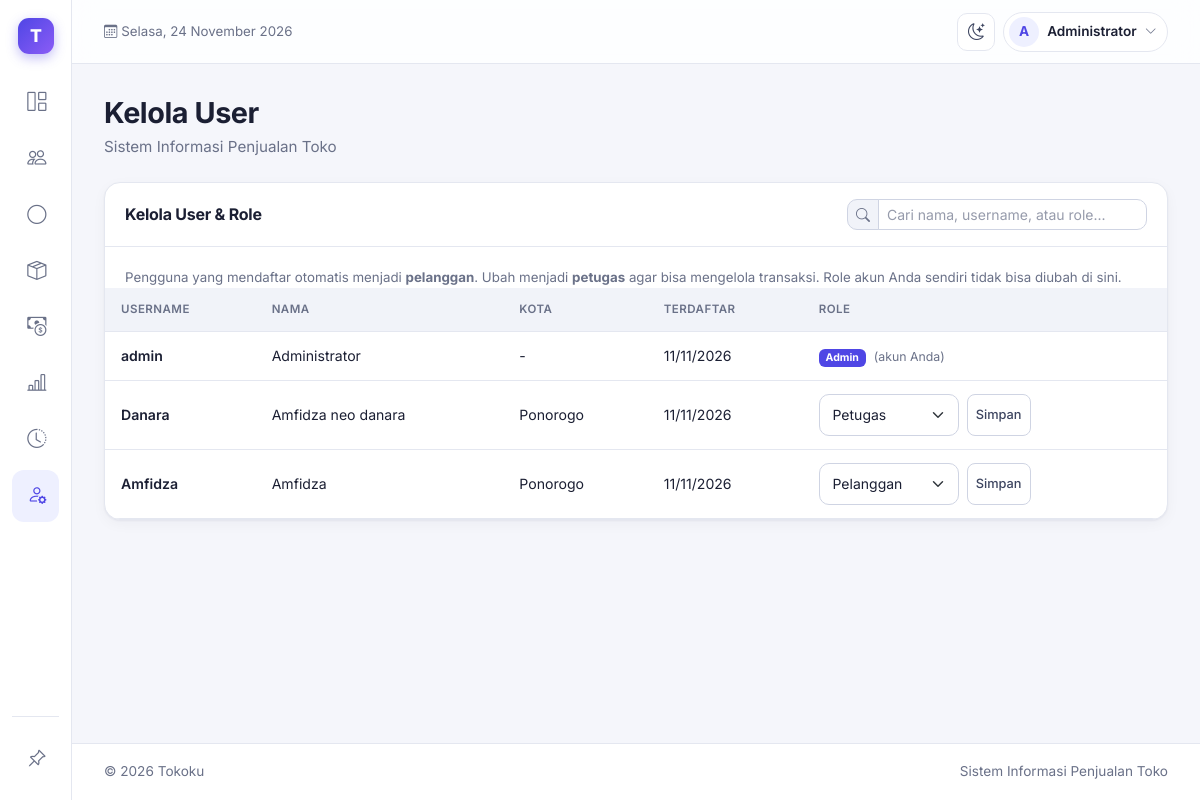
The page /tokoku/index.php?page=user (signed in) on the database its author committed.
### tables this page shows
CREATE TABLE `tbl_user` (
  `id_user` int(11) NOT NULL,
  `username` varchar(30) NOT NULL,
  `password_hash` varchar(255) NOT NULL,
  `nama_lengkap` varchar(100) NOT NULL,
  `role` enum('admin','petugas','pelanggan') NOT NULL DEFAULT 'pelanggan',
  `id_pelanggan` int(11) DEFAULT NULL,
  `dibuat` timestamp NOT NULL DEFAULT current_timestamp()
);

CREATE TABLE `tbl_pelanggan` (
  `id_pelanggan` int(11) NOT NULL,
  `nama_pelanggan` varchar(100) DEFAULT NULL,
  `kota` varchar(50) DEFAULT NULL
);

### tokoku/index.php (called while the page is built, shortened)
<?php
require_once __DIR__ . '/config/database.php';
require_once __DIR__ . '/includes/functions.php';
require_once __DIR__ . '/includes/auth.php';
require_login($pdo);
$user = user_login();
$pages = array_intersect_key(
    semua_halaman(),
    array_flip(izin_halaman($user['role']))
);
$page = $_GET['page'] ?? '';
$pageTitle = $pages[$page];
require_once __DIR__ . '/includes/header.php';
require __DIR__ . '/pages/' . $page . '.php';
require_once __DIR__ . '/includes/footer.php';

### tokoku/includes/functions.php (called while the page is built, shortened)
<?php
function e($value)
{
    return htmlspecialchars((string) $value, ENT_QUOTES, 'UTF-8');
}

### tokoku/includes/auth.php (called while the page is built, shortened)
<?php
function semua_halaman()
{
    return [
        'dashboard' => 'Dashboard',
        'petugas' => 'Dashboard',
        'pelanggan' => 'Pelanggan',
        'member' => 'Member',
        'produk' => 'Produk',
        'transaksi' => 'Transaksi',
        'laporan' => 'Laporan Penjualan',
        'log' => 'Log Aktivitas',
        'belanja' => 'Belanja',
        'riwayat' => 'Riwayat Belanja',
        'user' => 'Kelola User'
    ];
}
function izin_halaman($role)
{
    $izin = [
        'admin' => ['dashboard', 'pelanggan', 'member', 'produk', 'transaksi', 'laporan', 'log', 'user'],
        'petugas' => ['petugas', 'transaksi', 'member'],
        'pelanggan' => ['belanja', 'riwayat']
    ];
    return $izin[$role] ?? [];
}
function user_login()
{
    return $_SESSION['user'] ?? null;
}
function require_login(PDO $pdo)
{
    $id = $_SESSION['user']['id_user'] ?? 0;
    $stmt = $pdo->prepare("
        SELECT id_user, username, nama_lengkap, role, id_pelanggan
        FROM tbl_user
        WHERE id_user = ?
    ");
    $stmt->execute([$id]);
}

### tokoku/pages/user.php (the view, shortened to what this page needs)
<?php
$data = $pdo->query("
    SELECT u.id_user, u.username, u.nama_lengkap, u.role, u.dibuat, p.kota
    FROM tbl_user u
    LEFT JOIN tbl_pelanggan p
        ON u.id_pelanggan = p.id_pelanggan
    ORDER BY FIELD(u.role, 'admin', 'petugas', 'pelanggan'), u.nama_lengkap
")->fetchAll();
$daftarRole = ['pelanggan', 'petugas', 'admin'];
?>
<div class="content-card">
    <div class="content-card-header">
        <h5 class="fw-bold mb-0">Kelola User &amp; Role</h5>
    </div>
    <div class="content-card-body pb-0">
        <p class="small text-secondary mb-0">
            Pengguna yang mendaftar otomatis menjadi <strong>pelanggan</strong>.
            Ubah menjadi <strong>petugas</strong> agar bisa mengelola transaksi.
            Role akun Anda sendiri tidak bisa diubah di sini.
        </p>
    </div>
    <div class="table-responsive">
        <table class="table table-hover align-middle mb-0">
            <thead>
                <tr>
                    <th>Username</th>
                    <th>Nama</th>
                    <th>Kota</th>
                    <th>Terdaftar</th>
                    <th>Role</th>
                </tr>
            </thead>
            <tbody>
                <?php foreach ($data as $row): ?>
                    <?php $akunSendiri = (int) $row['id_user'] === (int) $user['id_user']; ?>
                    <tr>
                        <td class="fw-semibold"><?= e($row['username']) ?></td>
                        <td><?= e($row['nama_lengkap']) ?></td>
                        <td><?= e($row['kota'] ?? '-') ?></td>
                        <td><?= e(date('d/m/Y', strtotime($row['dibuat']))) ?></td>
                        <td>
                            <?php if ($akunSendiri): ?>
                                <span class="badge text-bg-dark text-capitalize">
                                    <?= e($row['role']) ?>
                                </span>
                                <span class="small text-secondary ms-1">(akun Anda)</span>
                            <?php else: ?>
                                <form action="actions.php"
                                      method="POST"
                                      class="d-flex gap-2"
                                      onsubmit="return confirm('Ubah role <?= e($row['username']) ?>?')">
                                    <select name="role"
                                            class="form-select form-select-sm"
                                            style="width: 140px">
                                        <?php foreach ($daftarRole as $r): ?>
                                            <option value="<?= e($r) ?>"
                                                <?= $row['role'] === $r ? 'selected' : '' ?>>
                                                <?= e(ucfirst($r)) ?>
                                            </option>
                                        <?php endforeach; ?>
                                    </select>
                                    <button class="btn btn-sm btn-outline-dark">
                                        Simpan
                                    </button>
                                </form>
                            <?php endif; ?>
                        </td>
                    </tr>
                <?php endforeach; ?>
            </tbody>
        </table>
    </div>
</div>

### tokoku/includes/header.php (shortened to what this page needs)
<?php
$ikonMenu = [
    'dashboard' => 'bi-grid-1x2',
    'petugas' => 'bi-grid-1x2',
    'pelanggan' => 'bi-people',
    'produk' => 'bi-box-seam',
    'transaksi' => 'bi-cash-coin',
    'laporan' => 'bi-bar-chart-line',
    'log' => 'bi-clock-history',
    'belanja' => 'bi-bag',
    'riwayat' => 'bi-receipt',
    'user' => 'bi-person-gear'
];
$inisial = mb_strtoupper(mb_substr(trim($user['nama_lengkap'] ?? ''), 0, 1));
$inisial = $inisial !== '' ? $inisial : '?';
$namaHari = ['Minggu', 'Senin', 'Selasa', 'Rabu', 'Kamis', 'Jumat', 'Sabtu'];
$namaBulan = [
    1 => 'Januari', 'Februari', 'Maret', 'April', 'Mei', 'Juni',
    'Juli', 'Agustus', 'September', 'Oktober', 'November', 'Desember'
];
$tanggalHariIni = $namaHari[(int) date('w')] . ', '
    . date('j') . ' ' . $namaBulan[(int) date('n')] . ' ' . date('Y');
?>
<!DOCTYPE html>
<html lang="id" data-bs-theme="light">
<head>
    <link href="https://cdn.jsdelivr.net/npm/bootstrap@5.3.3/dist/css/bootstrap.min.css" rel="stylesheet">
    <link href="https://cdn.jsdelivr.net/npm/bootstrap-icons@1.11.3/font/bootstrap-icons.min.css" rel="stylesheet">
    <link rel="stylesheet" href="assets/css/style.css">
</head>
<body data-page="<?= e($page) ?>">
<div class="app-shell">
    <aside class="sidebar" id="sidebar" aria-label="Menu utama">
        <a class="sidebar-brand" href="index.php">
            <span class="brand-icon">T</span>
        </a>
        <nav class="sidebar-nav">
            <?php foreach ($pages as $key => $label): ?>
                <a class="sidebar-link <?= $page === $key ? 'active' : '' ?>"
                   href="index.php?page=<?= e($key) ?>"
                   title="<?= e($label) ?>"
                   <?= $page === $key ? 'aria-current="page"' : '' ?>>
                    <i class="bi <?= e($ikonMenu[$key] ?? 'bi-circle') ?>"></i>
                </a>
            <?php endforeach; ?>
        </nav>
        <div class="sidebar-foot d-none d-lg-block">
            <button type="button"
                    class="sidebar-link"
                    data-sidebar-pin
                    aria-pressed="false">
                <i class="bi bi-pin-angle ikon-pin-off"></i>
            </button>
        </div>
    </aside>
    <div class="app-content">
        <header class="topbar">
            <span class="text-secondary small d-none d-lg-inline">
                <i class="bi bi-calendar3 me-1"></i><?= e($tanggalHariIni) ?>
            </span>
            <div class="ms-auto d-flex align-items-center gap-2">
                <button type="button"
                        class="btn-ikon"
                        data-tema-toggle
                        aria-label="Ganti tema"
                        title="Ganti tema">
                    <i class="bi bi-moon-stars ikon-gelap"></i>
                </button>
                <div class="dropdown">
                    <button type="button"
                            class="btn-user"
                            data-bs-toggle="dropdown"
                            aria-expanded="false"
                            aria-label="Menu akun">
                        <span class="avatar"><?= e($inisial) ?></span>
                        <span class="d-none d-sm-inline"><?= e($user['nama_lengkap']) ?></span>
                        <i class="bi bi-chevron-down small text-secondary"></i>
                    </button>
                </div>
            </div>
        </header>
        <main class="app-main">
            <div class="page-header mb-4">
                <h3 class="fw-bold mb-1"><?= e($pageTitle) ?></h3>
                <p class="text-secondary mb-0">
                    Sistem Informasi Penjualan Toko
                </p>
            </div>

### rows shown on the page
tbl_user: nama_lengkap "A", nama_lengkap "Administrator", role "Kelola User", username "admin", kota "-", dibuat "11/11/2026", role "Admin"
tbl_user: username "Danara", nama_lengkap "Amfidza neo danara", id_pelanggan.kota "Ponorogo", dibuat "11/11/2026", role "Petugas"
tbl_user: username "Amfidza", nama_lengkap "Amfidza", id_pelanggan.kota "Ponorogo", dibuat "11/11/2026", role "Pelanggan"
